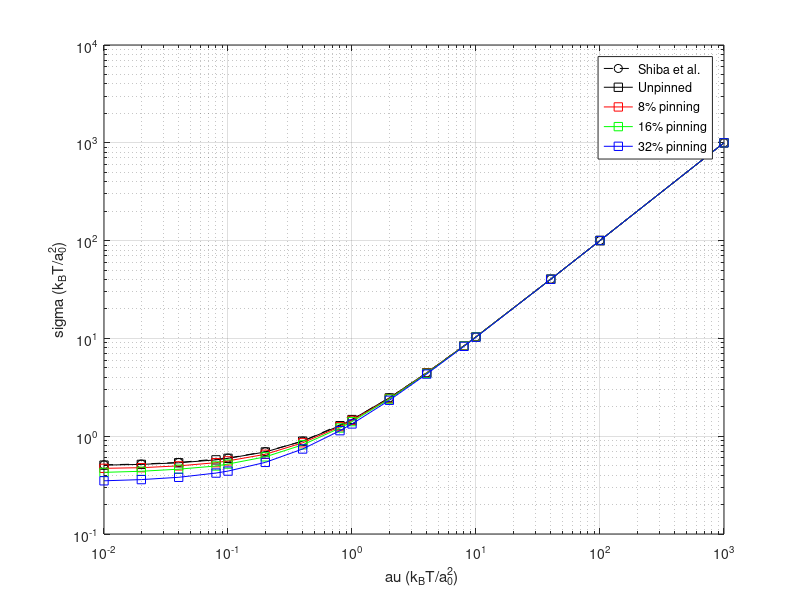

Here is the MATLAB script that generated this plot:
tau_shiba = [0.01, 0.02, 0.04, ...
    0.1, 0.2, 0.4, ...
    1.0, 2.0, 4.0, ...
    10, 40, ...
    100, ...
    1000];
   
sigma_shiba = [0.509713537, 0.519494765, 0.538834329, ...
    0.597235415, 0.694884157, 0.890458633, ...
    1.47868855, 2.462251327, 4.435035741, ...
    10.37539235, 40.23293487, ...
    100.1352802, ...
    1000.018997]; 

tau = [0.01, 0.02, 0.04, 0.08, ...
       0.1, 0.2, 0.4, 0.8, ...
       1.0, 2.0, 4.0, 8.0, ...
       10.0,40.0...
       100.0, ...
       1000.0];
   
sigma_unpinned = [0.506143, 0.515, 0.5348571, 0.5728571 ...
         0.5938709, 0.69, 0.89, 1.2805 ...
         1.479, 2.465, 4.448, 8.41 ...
         10.4, 40.280, 100.18, 1000.03];
            
sigma_normal_8 = [0.46928, 0.47666, 0.4972, 0.5359677 ...
         0.5594, 0.653, 0.85666, 1.2496825 ...
         1.451, 2.420, 4.42, 8.39066 ...
         10.379677, 40.264, 100.17, 1000.03];

sigma_normal_16 = [0.427, 0.438, 0.4602, 0.496 ...
         0.519333, 0.615, 0.816, 1.21333 ...
         1.41, 2.40, 4.3888, 8.365 ...
         10.3522580, 40.245, 100.16, 1000.0276984];
   
sigma_normal_32 = [0.350, 0.360, 0.380, 0.420 ... 
         0.440, 0.540, 0.740, 1.139 ...
         1.335, 2.329677, 4.3198412, 8.30 ...
         10.2913492, 40.21079365, 100.13, 1000.02419047];

%------------------ Plot -------------------%
loglog(tau_shiba,sigma_shiba,"ko--")
hold on
loglog(tau,sigma_unpinned,"ks-")
hold on
loglog(tau,sigma_normal_8,"rs-")
hold on
loglog(tau,sigma_normal_16,"gs-")
hold on
loglog(tau,sigma_normal_32,"bs-")
hold on
grid on
xlabel("\tau (k_BT/a_0^2)")
ylabel("\sigma (k_BT/a_0^2)")
legend('Shiba et al.','Unpinned','8% pinning','16% pinning','32% pinning')
